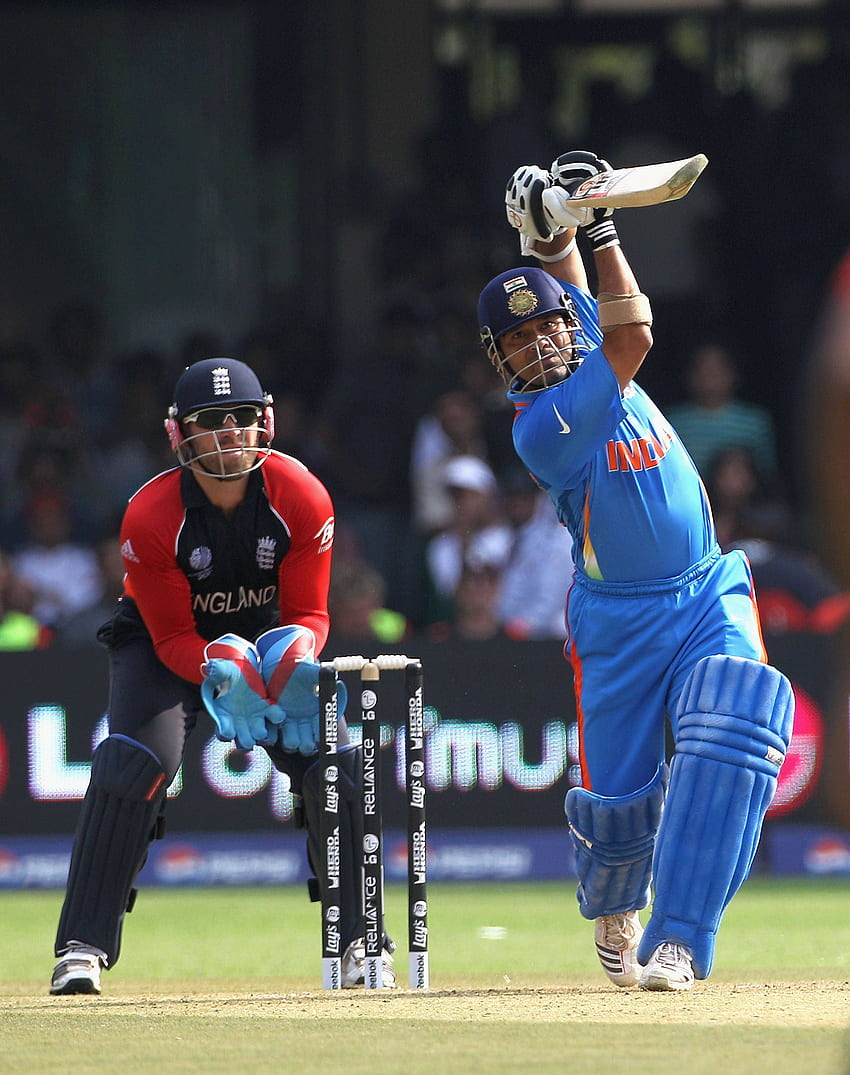
#> input picture images/sachin.jpg, 850 x 1075 px
$ jupyter execute '13 Affine Transformation.ipynb'
#> lines starting #> are read from the running program, lines starting #| are printed output that depends on the picture
##### Affine Transformation

[cell 1]
import numpy as np
import cv2

[cell 2]
img = cv2.imread('images/sachin.jpg')
#> img is the input picture: shape (1075, 850, 3); mean B, G, R 87.5, 83.8, 81

[cell 3]
tx = 50 # translation-x
ty = 100 # translation-y
angle = 45 # rotation
scale = 0.8 # scaling factor
shear_x = 0.25 # tilt on x axis
shear_y = 0.3 # tilt on y axis

# define the affine transformation matrix
M = np.float32([[scale * np.cos(np.radians(angle)), shear_x,                            tx],
                [shear_y,                           scale * np.sin(np.radians(angle)),  ty]])

[cell 4]
img_affine = cv2.warpAffine(img, M, (img.shape[1], img.shape[0]))
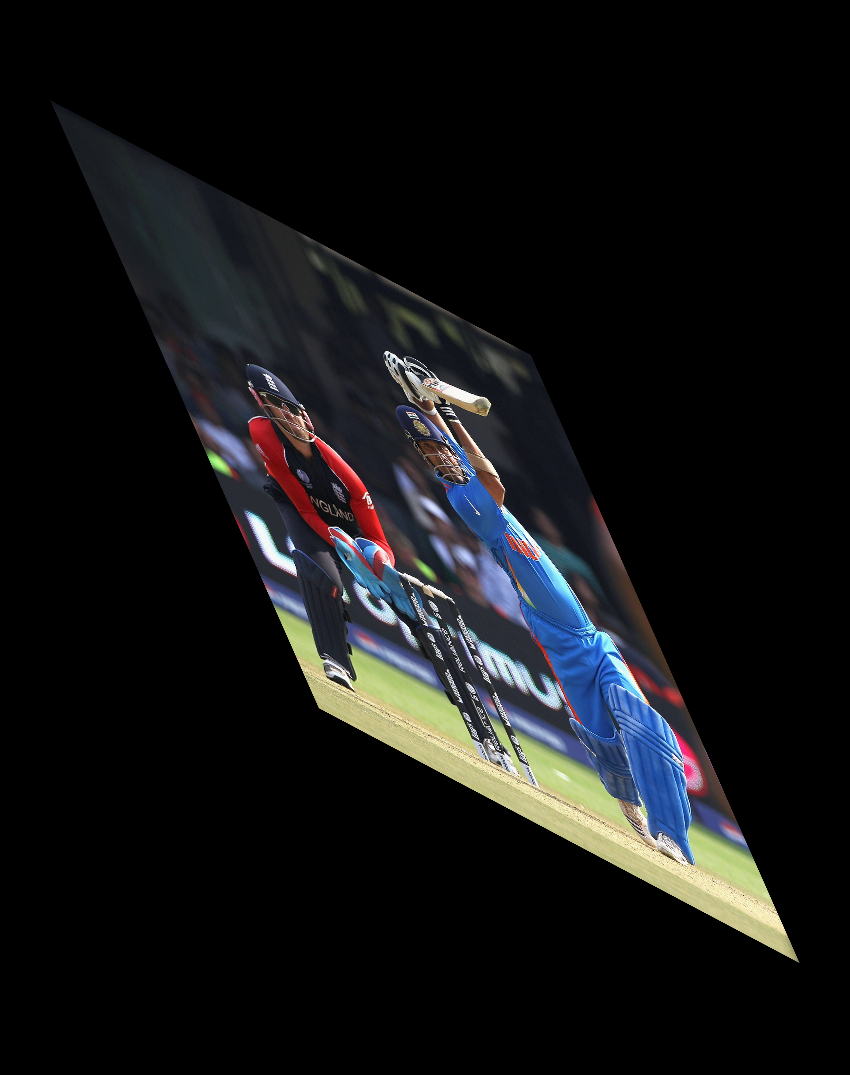
#> img_affine: shape (1075, 850, 3); mean B, G, R 21.5, 20.5, 19.9

[cell 5]
cv2.imshow('Final Image', img_affine)
cv2.waitKey(0)
cv2.destroyAllWindows()

[cell 6]
M1 = np.array([[4, 5, 6],
               [1, 2, 3]])
M2 = np.array([[2, 8, 9],
               [0, 5, 7]])
print(M1)
print(M2)

[cell 7]
print(np.row_stack([M1, M2]))
print(np.column_stack([M1, M2]))
print(np.hstack([M1, M2]))
print(np.vstack([M1, M2]))

[cell 8]
# Original Image
img1 = cv2.resize(img, None, fx=0.5, fy=0.5)
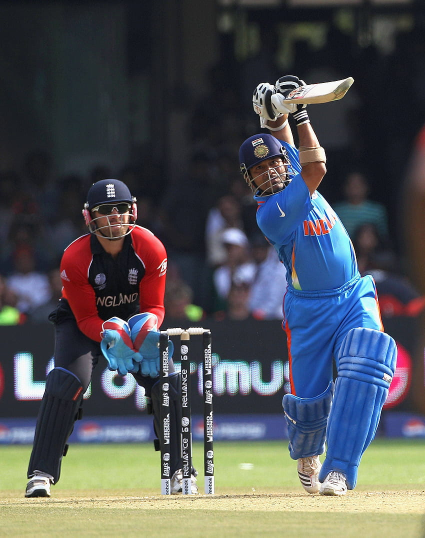
#> img1: shape (538, 425, 3); mean B, G, R 87.7, 84.1, 81.3
# Affine Image
img2 = cv2.resize(img_affine, None, fx=0.5, fy=0.5)
# Final Image
final_image = np.hstack([img1, img2])
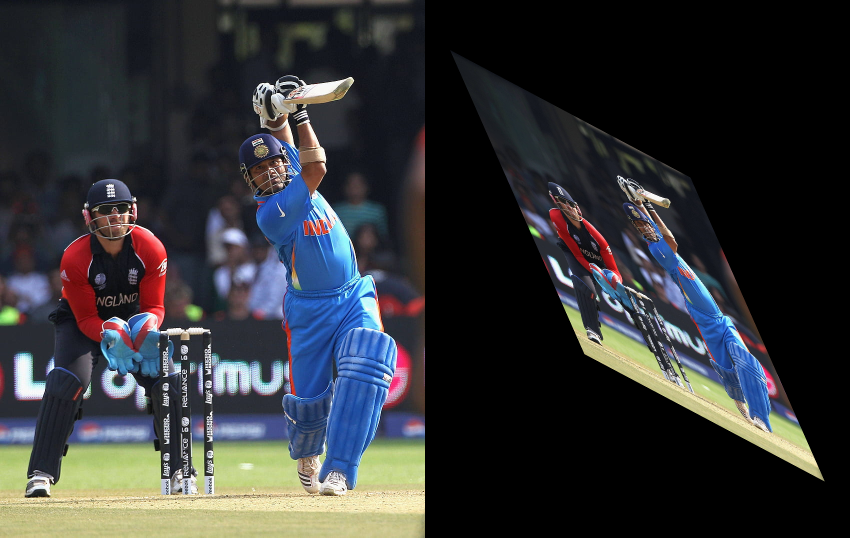
#> final_image: shape (538, 850, 3); mean B, G, R 54.6, 52.3, 50.6

$ run again, with images/buildings.jpg copied over images/sachin.jpg
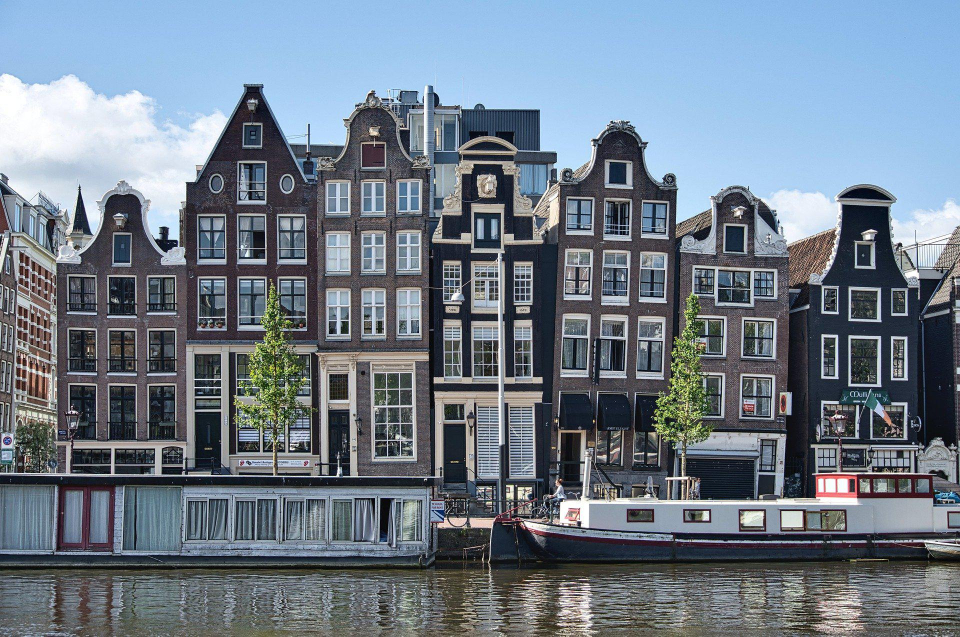
#> input picture images/buildings.jpg, 1920 x 1273 px (shown at 1/2 size)
#> img is the input picture: shape (1273, 1920, 3); mean B, G, R 136.8, 123.9, 111.8
#> `img2 = cv2.resize(img_affine, None, fx=0.5, fy=0.5)`:
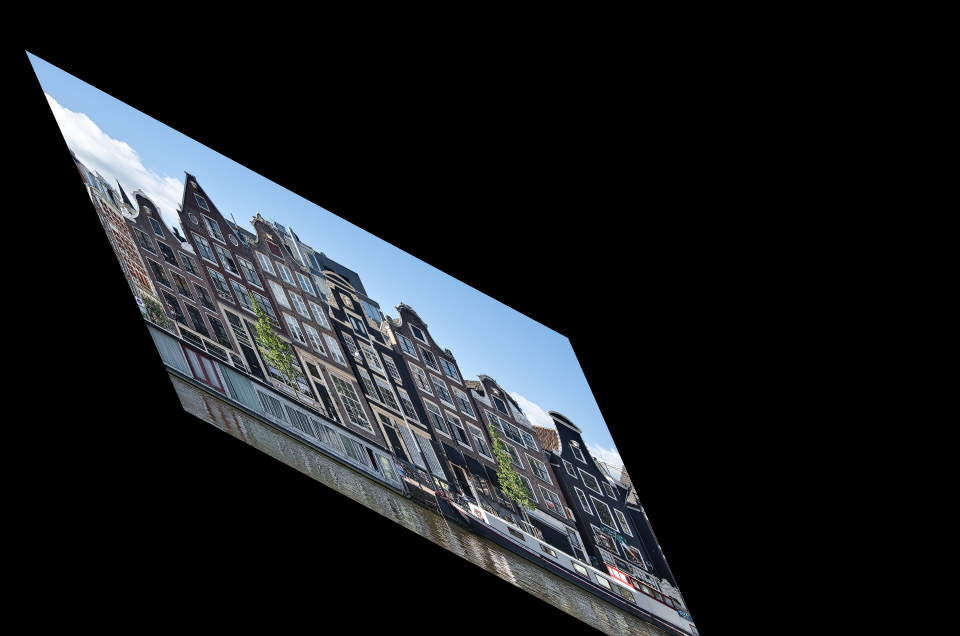
#> img2: shape (636, 960, 3); mean B, G, R 33.1, 29.9, 26.9
#> `final_image = np.hstack([img1, img2])`:
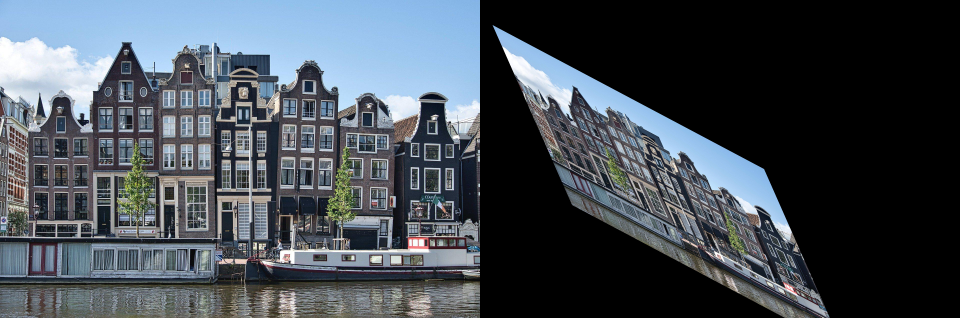
#> final_image: shape (636, 1920, 3) (shown at 1/2 size); mean B, G, R 85, 77, 69.4

$ run again, with images/cat.jpg copied over images/sachin.jpg
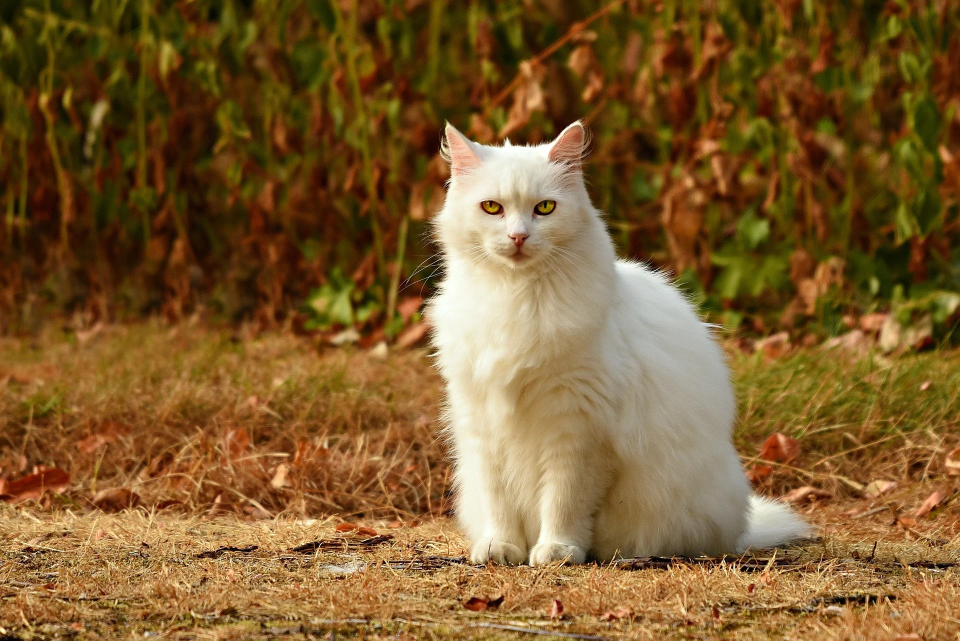
#> input picture images/cat.jpg, 1920 x 1281 px (shown at 1/2 size)
#> img is the input picture: shape (1281, 1920, 3); mean B, G, R 46.3, 92.2, 125.2
#> `img2 = cv2.resize(img_affine, None, fx=0.5, fy=0.5)`:
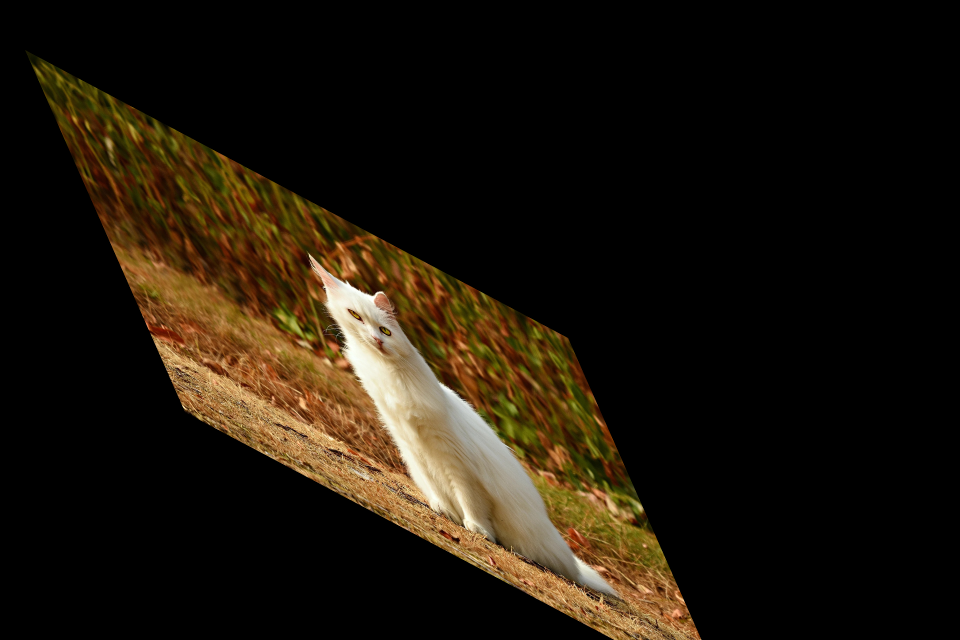
#> img2: shape (640, 960, 3); mean B, G, R 11.1, 22.1, 30
#> `final_image = np.hstack([img1, img2])`:
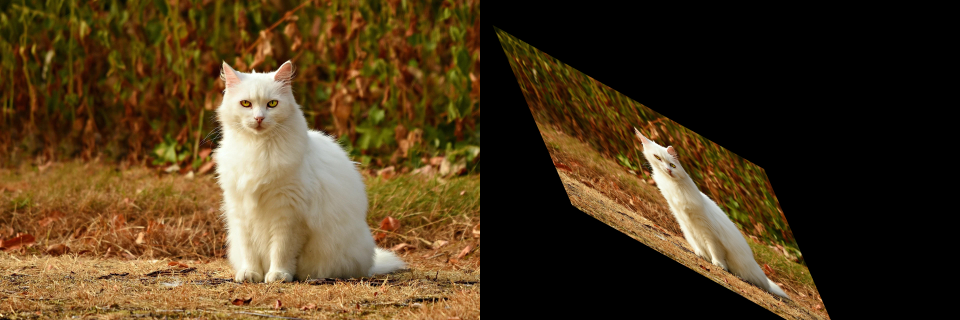
#> final_image: shape (640, 1920, 3) (shown at 1/2 size); mean B, G, R 28.8, 57.2, 77.7
